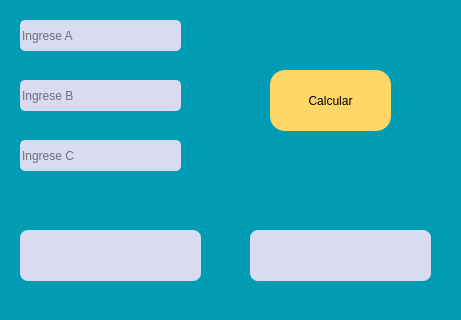
<?xml version="1.0" encoding="UTF-8"?>
<ui version="4.0">
 <class>MainWindow</class>
 <widget class="QMainWindow" name="MainWindow">
  <property name="geometry">
   <rect>
    <x>0</x>
    <y>0</y>
    <width>461</width>
    <height>320</height>
   </rect>
  </property>
  <property name="windowTitle">
   <string>MainWindow</string>
  </property>
  <property name="styleSheet">
   <string notr="true">background-color: rgb(0, 156, 179);</string>
  </property>
  <widget class="QWidget" name="centralwidget">
   <widget class="QLineEdit" name="B">
    <property name="geometry">
     <rect>
      <x>20</x>
      <y>80</y>
      <width>161</width>
      <height>31</height>
     </rect>
    </property>
    <property name="styleSheet">
     <string notr="true">background-color: rgb(217, 219, 241);
border-radius:5px;</string>
    </property>
    <property name="placeholderText">
     <string>Ingrese B</string>
    </property>
   </widget>
   <widget class="QLineEdit" name="A">
    <property name="geometry">
     <rect>
      <x>20</x>
      <y>20</y>
      <width>161</width>
      <height>31</height>
     </rect>
    </property>
    <property name="styleSheet">
     <string notr="true">background-color: rgb(217, 219, 241);
border-radius:5px;</string>
    </property>
    <property name="placeholderText">
     <string>Ingrese A</string>
    </property>
   </widget>
   <widget class="QLineEdit" name="C">
    <property name="geometry">
     <rect>
      <x>20</x>
      <y>140</y>
      <width>161</width>
      <height>31</height>
     </rect>
    </property>
    <property name="styleSheet">
     <string notr="true">background-color: rgb(217, 219, 241);
border-radius:5px;</string>
    </property>
    <property name="placeholderText">
     <string>Ingrese C</string>
    </property>
   </widget>
   <widget class="QLabel" name="Resultado">
    <property name="geometry">
     <rect>
      <x>20</x>
      <y>230</y>
      <width>181</width>
      <height>51</height>
     </rect>
    </property>
    <property name="styleSheet">
     <string notr="true">background-color: rgb(217, 219, 241);
border-radius:8px</string>
    </property>
    <property name="text">
     <string/>
    </property>
   </widget>
   <widget class="QLabel" name="Resultado_2">
    <property name="geometry">
     <rect>
      <x>250</x>
      <y>230</y>
      <width>181</width>
      <height>51</height>
     </rect>
    </property>
    <property name="styleSheet">
     <string notr="true">background-color: rgb(217, 219, 241);
border-radius:8px</string>
    </property>
    <property name="text">
     <string/>
    </property>
   </widget>
   <widget class="QPushButton" name="Calcular">
    <property name="geometry">
     <rect>
      <x>270</x>
      <y>70</y>
      <width>121</width>
      <height>61</height>
     </rect>
    </property>
    <property name="styleSheet">
     <string notr="true">QPushButton{
	background-color: rgb(254, 215, 102);
	border-radius:15px;
	
}
QPushButton:hover{
	border:3px  solid rgb(254, 215, 102);
	background-color: rgb(254, 74, 73);
}</string>
    </property>
    <property name="text">
     <string>Calcular</string>
    </property>
   </widget>
  </widget>
 </widget>
 <resources/>
 <connections/>
</ui>
